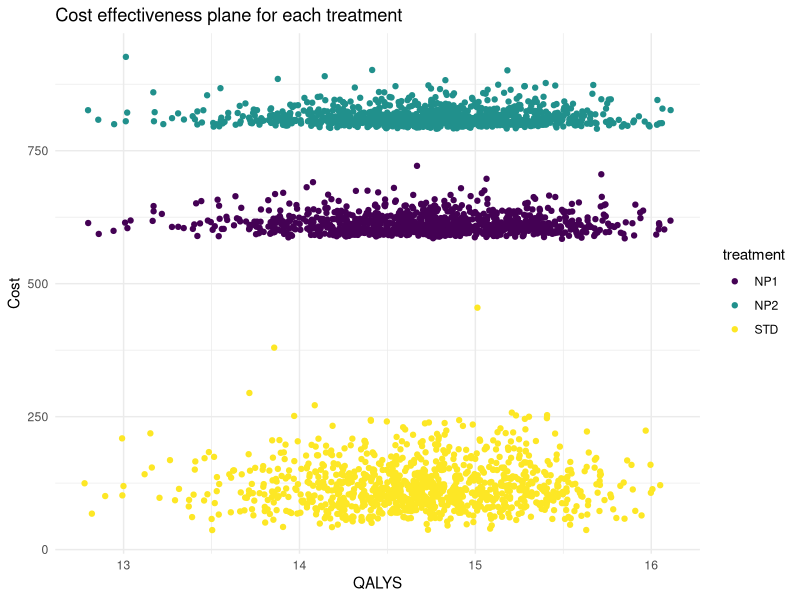
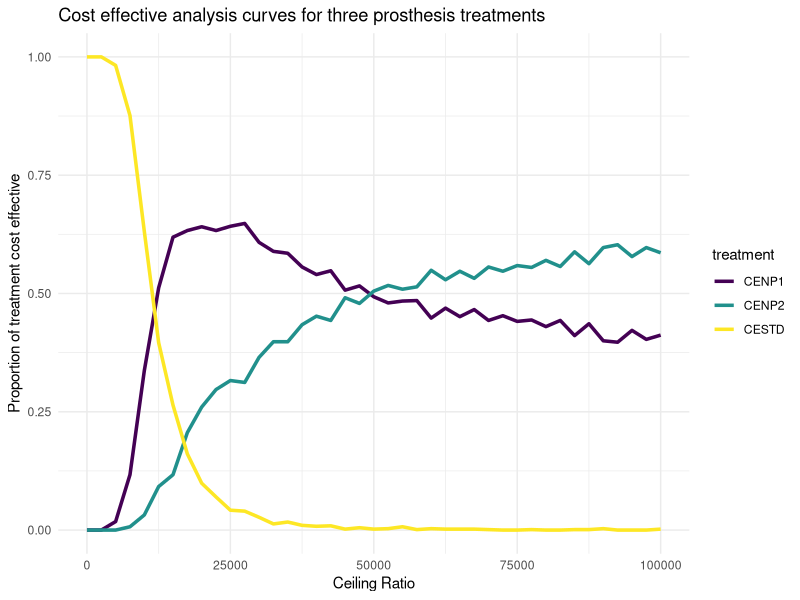

Write R code to recreate these figures, in order.
## ---- chunk 1
library(MASS)

##fixed parameters## 

cStandard <- 394 #cost of standard prosthesis
cNP1 <- 579 #cost of new prosthesis 1
cNP2 <- 788 #cost of new prosthesis 2

cDR <- 0.06 #cost discount rate
oDR <- 0.015 #outcome discount rate
age <- 60 #average age of all patients at receipt of primary implant
male <- 0 #sex indicator (0 for female, 1 for male)

iVec <- c(1000,0,0,0,0) #starting vector; everyone starts in the first state
t <- 60 #number of cycles

#fixed mortality rates and transition probabilities
deathRates <- data.frame(
  Age = c("35-44","45-54","55-64","65-74","75-84","85 and over"),
  Males = c(1.51,3.93,10.9,31.6,80.1,187.9),
  Females = c(0.99,2.6,6.7,19.3,53.5,154.8)
  
)
yearlyTProbs <- data.frame(
    Age = c("35-44","45-54","55-64","65-74","75-84","85 and over"),
    Index = c(35,45,55,65,75,85),
    Males = c(0.00151,0.00393,0.0109,0.0316,0.0801,0.1879),
    Females = c(0.00099,0.0026,0.0067,0.0193,0.0535,0.1548)
)
## ---- chunk 2
covMat <- matrix(
  c(0.0022515  , -0.005691 , 0.000000028, 0.0000051 , 0.000259   , 0.000351,
   -0.005691   ,  0.0432191,-0.000783   ,-0.007247  ,-0.000642   ,-0.000537,
    0.000000028, -0.000783 , 2.716e-05  , 0.000033  ,-0.000111   ,-0.000299,
    0.0000051  , -0.007247 , 0.000033   , 0.0118954 , 0.000184   , 0.000098,
    0.000259   , -0.000642 ,-0.000111   , 0.000184  , 0.1463686  , 0.00035468,
    0.000351   , -0.000537 ,-0.000299   , 0.000098  , 0.00035468 , 0.267964628   ),
  nrow = 6, ncol = 6, byrow = T
)

colnames(covMat) <- rownames(covMat) <- c("lngamma","cons","age","male","NP1","NP2")

#if we need cholesky decomposition
cholcovMat <- chol(covMat)

survModelSummary <- data.frame(
  variable = c("lngamma","cons","age","male","NP1","NP2"),
  coefficient = c(0.3740968,-5.490935,-0.0367022,0.768536,-1.344474,-1.6687),
  SE = c(0.0474501,0.207892,0.0052112,0.109066,0.3825815,0.517653)
)
survModelSummary$hazard_ratio <- exp(survModelSummary$coefficient)
## ---- chunk 3
drawBetaMethodMoments <- function(n,mu,s){
  
  #functions estimates alpha and beta using the method of moments then draws from the beta distribution
  alpha <- ((mu*(1-mu)/s^2) -1)*mu
  beta <- alpha*(1-mu )/mu
  
  #draw our random number
  draw <- rbeta(n,alpha,beta)
  
  return(draw)
  
}


tProbsHazard <- function(t,lambda,gamma){
   
  return(1-exp(lambda*(((1:t)-1)^gamma - ((1:t)^gamma))))
   
}


tProbs_time <- function(omrPTHR,omrRTHR,rr,mr,rrr,t){
  #rr is revision risk, mr is mortality risk
  
  tProbs <- matrix(
  c(0, 1-(omrPTHR),     0,     0,                   omrPTHR,
    0, 1-(rr[t]+mr[t]), rr[t], 0,                   mr[t],
    0, 0,               0,     1-(omrRTHR + mr[t]), omrRTHR + mr[t],
    0, 0,               rrr,   1-(rrr+mr[t]),       mr[t],
    0, 0,               0,     0,                   1
  ),ncol = 5, nrow = 5, byrow = T
)
  
  return(tProbs)
  
}


discountFormula <- function(nonDiscount,discRate,t){
  
  return(nonDiscount/(1+discRate)^(1:t))
  
}


calculateYearlyProbs <- function(iVec,omrPTHR,omrRTHR,rr,mr,rrr,t){
  
  #create empty matrix that we will fill in
  
  matReturn <- matrix(nrow = t, ncol = 5)
  
  #initialize first vector of proportions
  
  #create column names
  colnames(matReturn) <- c("PrimaryTHR","SuccessP","RevisionTHR","SucessR","Death")

  for(i in 1:t){
    
    #get the corresponding transition matrix based on the time
    tProbs <- tProbs_time(omrPTHR,omrRTHR,rr,mr,rrr,i)
    
    matReturn[i,] <- iVec %*% tProbs 
    
    #update iVec
    iVec <- iVec %*% tProbs
    
  }
  #returns a t (years) x 5 (states) matrix where the rows represent the proportion in a given state at year t
  return(matReturn)
  
}

## ---- chunk 4
analysisNP2 <- function(omrPTHR,omrRTHR,mr,rrr,rrNP1,rrNP2,cPrimary,cRevision,cStandard,uSuccessP,uSuccessR,uRevision,cDR,oDR,cNP1,gamma,lambda,iVec,t){

    #calculate the revision risk
   rr <- tProbsHazard(t=t,lambda = lambda,gamma = gamma)
   mr <- sapply(1:t,function(x){
    
    #calculate which index select based on the age group
    inds <- sum(x+age >= yearlyTProbs$Index)
    
    #select the gender columns
    #if else takes 3 arguments, the first is a logical check, if true, it returns the second value, if false it returns the 3rd argument. Equivalent code can be written use if(x){}else{}.
    genderCol <- ifelse(male ==1,3,4)
    
    return(yearlyTProbs[inds,genderCol])
    
  })
    
  #calculate standard states
  standPopStates <- calculateYearlyProbs(iVec = iVec,omrPTHR=omrPTHR, omrRTHR=omrPTHR,rr= rr, mr = mr,rrr=rrr,t=t)
  lifeYearsStandard <- rowSums(standPopStates[,-5])
  #excludes death year
  costVec <- c(0,0,cRevision,0)

  #add a parameter for the initial cost we had 1000 initial patients
  iCostStandard <- cStandard*1000
  
  #first calculate the total cost
  totalCosts <- standPopStates[,-5] %*% costVec
  
  #calculate the discounted cost
  discCostStandard <- discountFormula(totalCosts,cDR,t=t)
  
  #calculate the quality adjusted life years by creating a vector for each state utility except death
  utility<- c(0,uSuccessP,uRevision,uSuccessR)
  
  #multiply by the cohort
  totalQuality <- standPopStates[,-5] %*% utility
  QALYStandard <- discountFormula(totalQuality,discRate = oDR,t=t)
  
  #calculate the total cost for all cycles/person
  STDcost <- sum(c(iCostStandard,discCostStandard))/1000
  STDLYs <- sum(lifeYearsStandard)/1000
  STDQALYS <- sum(QALYStandard)/1000

  
  ###repeat this for the NP1###
  rrNP1_vec <- tProbsHazard(t,lambda = lambda*rrNP1,gamma = gamma)

  #call the previous function created
  populationStatesNP1 <- calculateYearlyProbs(iVec,omrPTHR,omrRTHR,rr=rrNP1_vec,mr=mr,rrr=rrr,t=t)
  
  #calculate life years for np1
  lifeYearsNP1 <- rowSums(populationStatesNP1[,-5])
  
  #total and discounted costs
  totalCostsNP1 <- populationStatesNP1[,-5] %*% costVec
  discCostsNP1 <- discountFormula(totalCostsNP1,cDR,t=t)
  #add the initial cost for NP1
  iCostNP1 <- cNP1*1000
  #Utility
  totalQualityNP1 <- populationStatesNP1[,-5] %*% utility
  QALYNP1 <- discountFormula(totalQualityNP1,discRate = oDR,t=t)
  
  #calculate the total cost for all cycles/person
  NP1cost <- sum(c(iCostNP1,discCostsNP1))/1000
  NP1LYs <- sum(lifeYearsNP1)/1000
  NP1QALYS <- sum(QALYNP1)/1000
  
  #####################################
  #                                   #
  #   Add the NP2 analysis here       # 
  #                                   # 
  #####################################
  rrNP2_vec <- tProbsHazard(t,lambda = lambda*rrNP2,gamma = gamma)

  #call the previous function created
  populationStatesNP2 <- calculateYearlyProbs(iVec,omrPTHR,omrRTHR,rr=rrNP2_vec,mr=mr,rrr=rrr,t=t)
  
  #calculate life years for np2
  lifeYearsNP2 <- rowSums(populationStatesNP2[,-5])
  
  #total and discounted costs
  totalCostsNP2 <- populationStatesNP2[,-5] %*% costVec
  discCostsNP2 <- discountFormula(totalCostsNP2,cDR,t=t)
  #add the initial cost for NP2
  iCostNP2 <- cNP2*1000
  #Utility
  totalQualityNP2 <- populationStatesNP2[,-5] %*% utility
  QALYNP2 <- discountFormula(totalQualityNP2,discRate = oDR,t=t)
  
  #calculate the total cost for all cycles/person
  NP2cost <- sum(c(iCostNP2,discCostsNP2))/1000
  NP2LYs <- sum(lifeYearsNP2)/1000
  NP2QALYS <- sum(QALYNP2)/1000

  #returns a list of discounted cost and QALYs for each method
  return(list(STDcost = STDcost, STDQALYS = STDQALYS, NP1cost = NP1cost,NP1QALYS = NP1QALYS,
              NP2cost = NP2cost, NP2QALYS = NP2QALYS ))
  
}
## ---- chunk 5
generateSimulations <- function(nReps = 1000,age=60,male=0,cRatio = 100000){
   
   cols <- c("omrPTHR","omrRTHR","rrNP1","rrNP2","rrr","lambda","gamma","cPrimary","cRevision","cSuccess","uSuccessP","uSuccessR","uRevision",
                          "cRatio","STDCost","STDQALYS","NP1Cost","NP1QALYS","NP2Cost","NP2QALYS","STDNMB","NP1NMB","NP2NMB","CESTD","CENP1","CINP2")
   
   #we need to know how many columns or variable we have here in ncol
   dfReturn <- data.frame(matrix(NA,nrow = nReps,ncol = length(cols)))
  
   #fill out the column names for our dataframe
   colnames(dfReturn) <- cols
  
  
   #cRatio is fixed at 100000
   dfReturn$cRatio <- cRatio
   alpha <- (5294/1487)^2
   beta <- 1487^2 / 5294
   
   
   #due to R's vectorization, we can sample all the parameters at once in the "n" parameter
   omrPTHR <- rbeta(nReps,2,98) #operative mortality rate following primary THR
   omrRTHR <- rbeta(nReps,2,98) #operative mortality rate following revision THR
   rrr <- rbeta(nReps,4,96) #re-revision risk
   
   #save them here using R's vectorization
   dfReturn$omrPTHR <- omrPTHR
   dfReturn$omrRTHR <- omrRTHR 
   dfReturn$rrr <- rrr
   
   #cost and utility
   cRevision <- rgamma(nReps,shape = alpha,scale = beta)
   uSuccessP <- drawBetaMethodMoments(nReps,0.85,0.03)
   uSuccessR <- drawBetaMethodMoments(nReps,0.75,0.04)
   uRevision <- drawBetaMethodMoments(nReps,0.3,0.03)
   
   dfReturn$cRevision <- cRevision
   dfReturn$uSuccessP <- uSuccessP
   dfReturn$uSuccessR <- uSuccessR
   dfReturn$uRevision <- uRevision 
   
   #draw from multivariate normal
   normDraw <- MASS::mvrnorm(nReps, mu = survModelSummary$coefficient, Sigma = covMat)
   
   #using R's vectorization, we can calculate operations on the entire vector, we must use [,"name"]as normDraw is not a matrix rather than a vector
   lambda <- exp(normDraw[,'cons'] + normDraw[,'age']*age + normDraw[,'male']*male)
   gamma <- exp(normDraw[,'lngamma'])
   rrNP1 <- exp(normDraw[,'NP1'])
   rrNP2 <- exp(normDraw[,'NP2'])
   
   dfReturn$lambda <- lambda
   dfReturn$gamma <- gamma
   dfReturn$rrNP1 <- rrNP1
   dfReturn$rrNP2 <- rrNP2

  #start the for-loop
  
  for(i in 1:nReps){
     
    results <- analysisNP2(dfReturn$omrPTHR[i],dfReturn$omrRTHR[i],mr,dfReturn$rrr[i],dfReturn$rrNP1[i], dfReturn$rrNP2[i],
                           dfReturn$cPrimary[i],dfReturn$cRevision[i],dfReturn$cStandard[i],dfReturn$uSuccessP[i],
                           dfReturn$uSuccessR[i],dfReturn$uRevision[i],cDR,oDR,cNP1,dfReturn$gamma[i],dfReturn$lambda[i],
                           iVec,t)
    
    
    #save the results, including NP2
    dfReturn$STDCost[i] <- results$STDcost
    dfReturn$STDQALYS[i] <- results$STDQALYS
    dfReturn$NP1Cost[i] <- results$NP1cost
    dfReturn$NP1QALYS[i] <- results$NP1QALYS
    dfReturn$NP2Cost[i] <- results$NP2cost
    dfReturn$NP2QALYS[i] <- results$NP2QALYS
    
    
    #calculate net monetary benefit, we now remove the redundant  "NP1 inc"
    dfReturn$STDNMB[i] <- results$STDQALYS*dfReturn$cRatio[i]-results$STDcost
    dfReturn$NP1NMB[i] <- results$NP1QALYS*dfReturn$cRatio[i]-results$NP1cost
    dfReturn$NP2NMB[i] <- results$NP2QALYS*dfReturn$cRatio[i]-results$NP2cost    
    #calculate the cost effectiveness. Note with 3 methods, we must take the maximum 
    bestTreatment <- max(dfReturn$STDNMB[i], dfReturn$NP1NMB[i], dfReturn$NP2NMB[i])
   
    #save the cost effectiveness winner
    dfReturn$CESTD[i] <- ifelse(dfReturn$STDNMB[i]==bestTreatment,1,0)
    dfReturn$CENP1[i] <- ifelse(dfReturn$NP1NMB[i]==bestTreatment,1,0)
    dfReturn$CENP2[i] <- ifelse(dfReturn$NP2NMB[i]==bestTreatment,1,0)

  }
  
  return(dfReturn)
}
 
## ---- chunk 6
set.seed(12345)

simResults <- generateSimulations(nReps = 1000,age=60,male=0,cRatio = 100000)
## ---- chunk 7
meanResults <- colMeans(simResults[,c("STDCost","STDQALYS","NP1Cost","NP1QALYS","NP2Cost","NP2QALYS")])
## ---- chunk 8
ICER_NP2vNP1 <- (meanResults["NP2Cost"]-meanResults["NP1Cost"])/( meanResults["NP2QALYS"]- meanResults["NP1QALYS"])

ICER_NP2vNP1

ICER_NP2vSTD <- (meanResults["NP2Cost"]-meanResults["STDCost"])/( meanResults["NP2QALYS"]- meanResults["STDQALYS"])

ICER_NP2vSTD

ICER_NP1vSTD <- (meanResults["NP1Cost"]-meanResults["STDCost"])/( meanResults["NP1QALYS"]- meanResults["STDQALYS"])

ICER_NP1vSTD
## ---- chunk 9
library(dplyr)
library(tidyr)
library(ggplot2)
library(viridis)
## ---- chunk 10
simResultsLong <- simResults %>% dplyr::select(STDCost:NP2QALYS) %>% tidyr::pivot_longer(STDCost:NP2QALYS,names_to = c("treatment",".value"),  names_pattern = "([A-Z 0-9]+)(Cost|QALYS)")
## ---- chunk 11
ggplot2::ggplot(simResultsLong, 
                aes(
                  x = QALYS,
                  y = Cost, 
                  colour = treatment)) + 
                geom_point() + 
                viridis::scale_colour_viridis(
                  discrete = TRUE,  # categorical variable
                  option = "D"      # viridis palette option
                ) +
                theme_minimal() + 
                labs(title = "Cost effectiveness plane for each treatment")
## ---- chunk 12
# create a sequence of cRatios
cRatios <- seq(0,100000,by = 2500)
## ---- chunk 13
cRatioResults <- t(sapply(cRatios,function(x){
  
  #call the simulation
  allSimResults <- generateSimulations(nReps = 1000,cRatio = x)
  
  #calculate the proportion for each simulation
  propCE <- colMeans(allSimResults[,c("CESTD","CENP1","CENP2")])
  
  return(propCE)
  
}))
## ---- chunk 14
cRatioResults <- as.data.frame(cRatioResults)
cRatioResults$cRatio <- cRatios
## ---- chunk 15
CEAcurveLong <- cRatioResults %>% tidyr::pivot_longer(CESTD:CENP2,names_to = "treatment", values_to = "propCI")
## ---- chunk 16
ggplot2::ggplot(CEAcurveLong,
                aes(
                  x = cRatio, 
                  y = propCI, 
                  colour = treatment)) + 
                geom_line(
                  linewidth = 1.2) + 
                viridis::scale_colour_viridis(
                  discrete = TRUE,   # categorical variable
                  option = "D"       # choose one of the viridis palettes
                ) +
                theme_minimal() + 
                labs(
                  x = "Ceiling Ratio", 
                  y = "Proportion of treatment cost effective", 
                  title = "Cost effective analysis curves for three prosthesis treatments")
